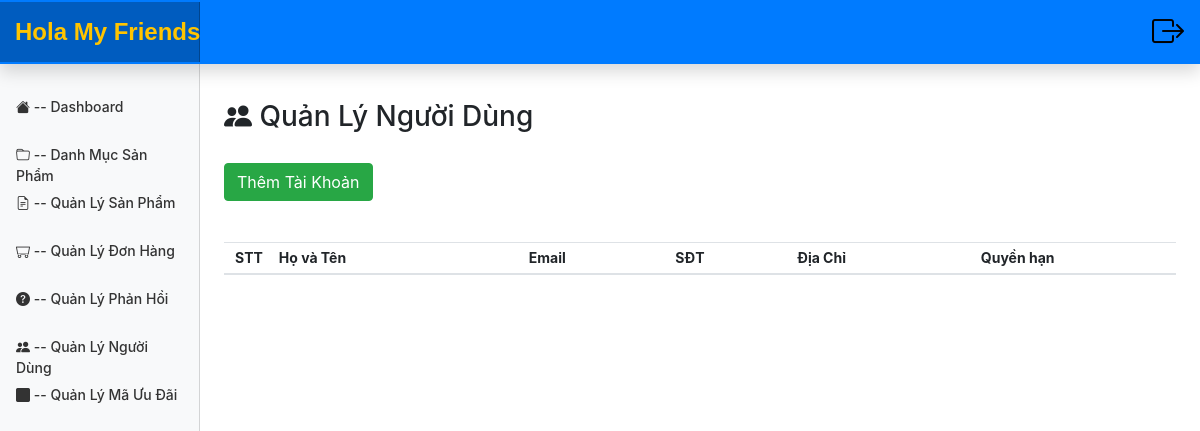
The app's page /admin/user/index.php (signed in), older data.
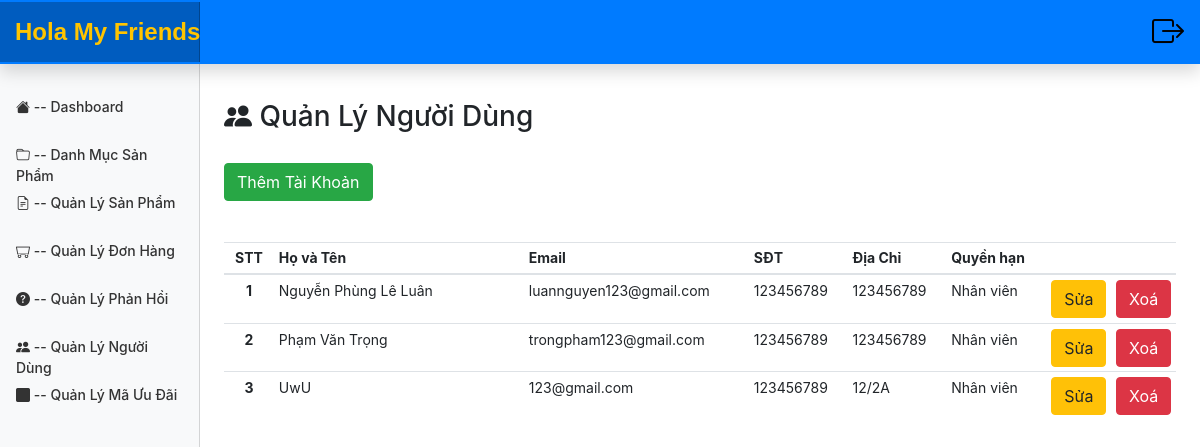
The same page, newer data.
### tables this page shows
CREATE TABLE `user` (
  `id` int(11) NOT NULL,
  `fullname` varchar(255) DEFAULT NULL,
  `email` varchar(255) DEFAULT NULL,
  `phone_number` varchar(20) DEFAULT NULL,
  `address` varchar(255) DEFAULT NULL,
  `password` varchar(255) DEFAULT NULL,
  `role_id` int(11) DEFAULT NULL,
  `created_at` datetime DEFAULT NULL,
  `updated_at` datetime DEFAULT NULL,
  `deleted` int(11) DEFAULT NULL
);

CREATE TABLE `role` (
  `id` int(11) NOT NULL,
  `name` varchar(255) DEFAULT NULL
);

### database/dbhelper.php (called while the page is built, shortened)
<?php
function executeResult($sql, $isSingle = false) {
	$data = null;
	$conn = mysqli_connect(HOST, USERNAME, PASSWORD, DATABASE);
	mysqli_set_charset($conn, 'utf8');
	$resultset = mysqli_query($conn, $sql);
	if($isSingle) {
		$data = mysqli_fetch_array($resultset, 1);
	} else {
		$data = [];
		while(($row = mysqli_fetch_array($resultset, 1)) != null) {
			$data[] = $row;
		}
	}
	return $data;
}

### utils/utility.php (called while the page is built, shortened)
<?php
function getUserToken() {
	if(isset($_SESSION['user'])) {
		return $_SESSION['user'];
	}
	return null;
}
?>

### admin/user/index.php (the view, shortened to what this page needs)
<?php
	require_once('../layouts/header.php');
	$sql = "select User.*, Role.name as role_name from User left join Role on User.role_id = Role.id where User.deleted = 0 and User.role_id != 1";
	$data = executeResult($sql);
?>
<div class="row" style="margin-top: 20px;">
	<div class="col-md-12 table-responsive">
		<h3>
			<i class="bi bi-people-fill"></i>
			Quản Lý Người Dùng
		</h3>
		<a href="editor.php"><button class="btn btn-success">Thêm Tài Khoản</button></a>
		<table class="table table-sm table-hover" style="margin-top: 20px;">
			<thead>
				<tr>
					<th style="text-align: center; width: 50px;">STT</th>
					<th style="width: 250px;">Họ và Tên</th>
					<th>Email</th>
					<th>SĐT</th>
					<th>Địa Chỉ</th>
					<th style="width: 100px;">Quyền hạn</th>
					<th style="width: 50px"></th>
					<th style="width: 50px"></th>
				</tr>
			</thead>
			<tbody>
<?php
	$index = 0;
	foreach($data as $item) {
		echo '<tr>
					<th style="text-align: center">'.(++$index).'</th>
					<td>'.$item['fullname'].'</td>
					<td>'.$item['email'].'</td>
					<td>'.$item['phone_number'].'</td>
					<td>'.$item['address'].'</td>
					<td>'.$item['role_name'].'</td>
					<td style="width: 50px">
						<a href="editor.php?id='.$item['id'].'"><button class="btn btn-warning">Sửa</button></a>
					</td>
					<td style="width: 50px">';
		if($user['id'] != $item['id'] && $item['role_id'] != 1) {
			echo '<button onclick="deleteUser('.$item['id'].')" class="btn btn-danger">Xoá</button>';
		}
		echo '
					</td>
				</tr>';
	}
?>
			</tbody>
		</table>
	</div>
</div>
<?php
	require_once('../layouts/footer.php');
?>

Row changes from the older to the newer data that the page shows:
added user: fullname "Nguyễn Phùng Lê Luân", email "luannguyen123@gmail.com", phone_number "123456789", address "123456789", role.name "Nhân viên"
added user: fullname "Phạm Văn Trọng", email "trongpham123@gmail.com", phone_number "123456789", address "123456789", role.name "Nhân viên"
added user: fullname "UwU", email "123@gmail.com", phone_number "123456789", address "12/2A", role.name "Nhân viên"
